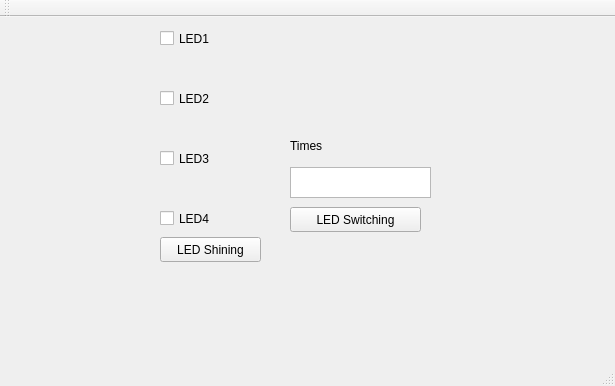
<?xml version="1.0" encoding="UTF-8"?>
<ui version="4.0">
 <class>MainWindow</class>
 <widget class="QMainWindow" name="MainWindow">
  <property name="geometry">
   <rect>
    <x>0</x>
    <y>0</y>
    <width>615</width>
    <height>386</height>
   </rect>
  </property>
  <property name="windowTitle">
   <string>MainWindow</string>
  </property>
  <widget class="QWidget" name="centralWidget">
   <widget class="QPushButton" name="Mybutton1">
    <property name="geometry">
     <rect>
      <x>160</x>
      <y>220</y>
      <width>101</width>
      <height>25</height>
     </rect>
    </property>
    <property name="text">
     <string>LED Shining</string>
    </property>
   </widget>
   <widget class="QCheckBox" name="LED3">
    <property name="geometry">
     <rect>
      <x>160</x>
      <y>130</y>
      <width>92</width>
      <height>23</height>
     </rect>
    </property>
    <property name="text">
     <string>LED3</string>
    </property>
    <property name="checked">
     <bool>false</bool>
    </property>
   </widget>
   <widget class="QCheckBox" name="LED4">
    <property name="geometry">
     <rect>
      <x>160</x>
      <y>190</y>
      <width>92</width>
      <height>23</height>
     </rect>
    </property>
    <property name="text">
     <string>LED4</string>
    </property>
    <property name="checked">
     <bool>false</bool>
    </property>
   </widget>
   <widget class="QCheckBox" name="LED1">
    <property name="geometry">
     <rect>
      <x>160</x>
      <y>10</y>
      <width>92</width>
      <height>23</height>
     </rect>
    </property>
    <property name="text">
     <string>LED1</string>
    </property>
    <property name="checked">
     <bool>false</bool>
    </property>
   </widget>
   <widget class="QCheckBox" name="LED2">
    <property name="geometry">
     <rect>
      <x>160</x>
      <y>70</y>
      <width>92</width>
      <height>23</height>
     </rect>
    </property>
    <property name="text">
     <string>LED2</string>
    </property>
    <property name="checked">
     <bool>false</bool>
    </property>
   </widget>
   <widget class="QLabel" name="Time_count">
    <property name="geometry">
     <rect>
      <x>290</x>
      <y>120</y>
      <width>67</width>
      <height>17</height>
     </rect>
    </property>
    <property name="text">
     <string>Times</string>
    </property>
   </widget>
   <widget class="QPushButton" name="LED_Switching">
    <property name="geometry">
     <rect>
      <x>290</x>
      <y>190</y>
      <width>131</width>
      <height>25</height>
     </rect>
    </property>
    <property name="text">
     <string>LED Switching</string>
    </property>
   </widget>
   <widget class="QTextEdit" name="TIme_count_text">
    <property name="geometry">
     <rect>
      <x>290</x>
      <y>150</y>
      <width>141</width>
      <height>31</height>
     </rect>
    </property>
   </widget>
   <widget class="QLabel" name="label_1">
    <property name="enabled">
     <bool>false</bool>
    </property>
    <property name="geometry">
     <rect>
      <x>40</x>
      <y>10</y>
      <width>101</width>
      <height>51</height>
     </rect>
    </property>
    <property name="text">
     <string/>
    </property>
    <property name="pixmap">
     <pixmap>../LED.bmp</pixmap>
    </property>
   </widget>
   <widget class="QLabel" name="label_2">
    <property name="enabled">
     <bool>false</bool>
    </property>
    <property name="geometry">
     <rect>
      <x>40</x>
      <y>70</y>
      <width>101</width>
      <height>41</height>
     </rect>
    </property>
    <property name="text">
     <string/>
    </property>
    <property name="pixmap">
     <pixmap>../LED.bmp</pixmap>
    </property>
   </widget>
   <widget class="QLabel" name="label_3">
    <property name="enabled">
     <bool>false</bool>
    </property>
    <property name="geometry">
     <rect>
      <x>40</x>
      <y>120</y>
      <width>101</width>
      <height>51</height>
     </rect>
    </property>
    <property name="text">
     <string/>
    </property>
    <property name="pixmap">
     <pixmap>../LED.bmp</pixmap>
    </property>
   </widget>
   <widget class="QLabel" name="label_4">
    <property name="enabled">
     <bool>false</bool>
    </property>
    <property name="geometry">
     <rect>
      <x>40</x>
      <y>180</y>
      <width>101</width>
      <height>51</height>
     </rect>
    </property>
    <property name="text">
     <string/>
    </property>
    <property name="pixmap">
     <pixmap>../LED.bmp</pixmap>
    </property>
   </widget>
  </widget>
  <widget class="QMenuBar" name="menuBar">
   <property name="geometry">
    <rect>
     <x>0</x>
     <y>0</y>
     <width>615</width>
     <height>22</height>
    </rect>
   </property>
  </widget>
  <widget class="QToolBar" name="mainToolBar">
   <attribute name="toolBarArea">
    <enum>TopToolBarArea</enum>
   </attribute>
   <attribute name="toolBarBreak">
    <bool>false</bool>
   </attribute>
  </widget>
  <widget class="QStatusBar" name="statusBar"/>
 </widget>
 <layoutdefault spacing="6" margin="11"/>
 <resources/>
 <connections/>
</ui>
